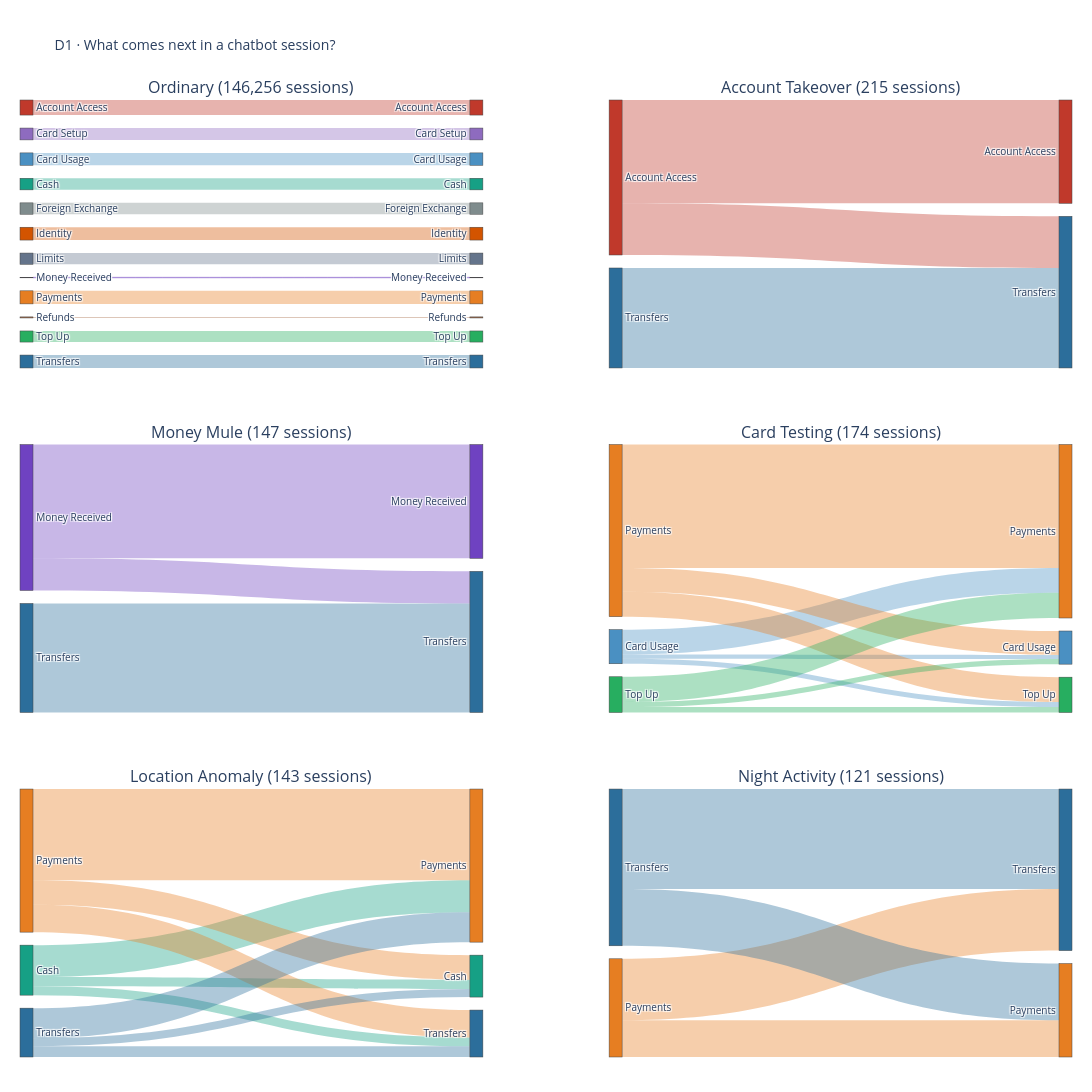

This figure's notebook cell:
### Code cell
STAGE_COLORS = {
    "account_access": "#c0392b", "transfers": "#2c6e9b", "payments": "#e67e22",
    "card_setup": "#8e6bbf", "card_usage": "#4a90c2", "cash": "#16a085",
    "top_up": "#27ae60", "identity": "#d35400", "refunds": "#a66a44",
    "foreign_exchange": "#7f8c8d", "limits": "#64748b", "money_received": "#6f42c1",
}
def stage_label(s):
    return s.replace("_", " ").title()

session_counts = ordered.groupby("session_id").first().assign(
    group=lambda f: np.where(f["is_fraud"], f["fraud_pattern"], "ordinary"))[
        "group"].value_counts().to_dict()
titles = [f"{group.replace('_', ' ').title()} ({session_counts[group]:,} sessions)"
          for group in GROUPS]
fig = make_subplots(rows=3, cols=2,
    specs=[[{"type": "sankey"}, {"type": "sankey"}] for _ in range(3)],
    subplot_titles=titles, horizontal_spacing=0.12, vertical_spacing=0.08)
for panel, group in enumerate(GROUPS):
    row, col = divmod(panel, 2)
    links = transition_counts[transition_counts.group == group].copy()
    # Ordinary sessions are numerous; retain their 15 most common stage transitions.
    if group == "ordinary":
        links = links.nlargest(15, "n")
    stages = sorted(set(links.journey_stage) | set(links.next_stage))
    idx = {stage: i for i, stage in enumerate(stages)}
    n_stages = len(stages)
    colors = [STAGE_COLORS.get(stage, "#7f8c8d") for stage in stages]
    link_colors = [f"rgba({int(colors[idx[s]][1:3], 16)},"
                   f"{int(colors[idx[s]][3:5], 16)},"
                   f"{int(colors[idx[s]][5:7], 16)},0.38)"
                   for s in links.journey_stage]
    fig.add_trace(go.Sankey(
        arrangement="snap",
        node=dict(label=[stage_label(s) for s in stages] * 2,
                  color=colors * 2, pad=13, thickness=13),
        link=dict(source=[idx[s] for s in links.journey_stage],
                  target=[n_stages + idx[s] for s in links.next_stage],
                  value=links.n.tolist(),
                  color=link_colors,
                  customdata=[f"{stage_label(a)} → {stage_label(b)}" for a, b in
                              zip(links.journey_stage, links.next_stage)],
                  hovertemplate="%{customdata}<br>%{value:,} transitions<extra></extra>"),
        valueformat=",d"), row=row + 1, col=col + 1)
fig.update_layout(title="D1 · What comes next in a chatbot session?",
                  font=dict(size=10), width=2100, height=1800,
                  margin=dict(l=20, r=20, t=100, b=35))
fig.show()
fig.write_image(FIG_DIR / "D1_intent_sequence_sankey.png", scale=1.5)
print("Saved", FIG_DIR / "D1_intent_sequence_sankey.png")

### Figure 1 — Plotly figure (JSON) as saved in the notebook; plotly's stock layout.template omitted (floating-point values rounded to 4 significant figures)
{"data": [{"arrangement": "snap", "domain": {"x": [0, 0.44], "y": [0.72, 1]}, "link": {"color": ["rgba(192,57,43,0.38)", "rgba(230,126,34,0.38)", "rgba(44,110,155,0.38)", "rgba(211,84,0,0.38)", "rgba(74,144,194,0.38)", "rgba(142,107,191,0.38)", "rgba(22,160,133,0.38)", "rgba(127,140,141,0.38)", "rgba(100,116,139,0.38)", "rgba(39,174,96,0.38)", "rgba(166,106,68,0.38)", "rgba(111,66,193,0.38)"], "customdata": ["Account Access → Account Access", "Payments → Payments", "Transfers → Transfers", "Identity → Identity", "Card Usage → Card Usage", "Card Setup → Card Setup", "Cash → Cash", "Foreign Exchange → Foreign Exchange", "Limits → Limits", "Top Up → Top Up", "Refunds → Refunds", "Money Received → Money Received"], "hovertemplate": "%{customdata}<br>%{value:,} transitions<extra></extra>", "source": [0, 8, 11, 5, 2, 1, 3, 4, 6, 10, 9, 7], "target": [12, 20, 23, 17, 14, 13, 15, 16, 18, 22, 21, 19], "value": [41852, 36347, 35869, 35655, 34414, 32905, 32199, 31611, 31193, 30843, 2957, 1482]}, "node": {"color": ["#c0392b", "#8e6bbf", "#4a90c2", "#16a085", "#7f8c8d", "#d35400", "#64748b", "#6f42c1", "#e67e22", "#a66a44", "#27ae60", "#2c6e9b", "#c0392b", "#8e6bbf", "#4a90c2", "#16a085", "#7f8c8d", "#d35400", "#64748b", "#6f42c1", "#e67e22", "#a66a44", "#27ae60", "#2c6e9b"], "label": ["Account Access", "Card Setup", "Card Usage", "Cash", "Foreign Exchange", "Identity", "Limits", "Money Received", "Payments", "Refunds", "Top Up", "Transfers", "Account Access", "Card Setup", "Card Usage", "Cash", "Foreign Exchange", "Identity", "Limits", "Money Received", "Payments", "Refunds", "Top Up", "Transfers"], "pad": 13, "thickness": 13}, "type": "sankey", "valueformat": ",d"}, {"arrangement": "snap", "domain": {"x": [0.56, 1], "y": [0.72, 1]}, "link": {"color": ["rgba(192,57,43,0.38)", "rgba(192,57,43,0.38)", "rgba(44,110,155,0.38)"], "customdata": ["Account Access → Account Access", "Account Access → Transfers", "Transfers → Transfers"], "hovertemplate": "%{customdata}<br>%{value:,} transitions<extra></extra>", "source": [0, 0, 1], "target": [2, 3, 3], "value": [430, 215, 416]}, "node": {"color": ["#c0392b", "#2c6e9b", "#c0392b", "#2c6e9b"], "label": ["Account Access", "Transfers", "Account Access", "Transfers"], "pad": 13, "thickness": 13}, "type": "sankey", "valueformat": ",d"}, {"arrangement": "snap", "domain": {"x": [0, 0.44], "y": [0.36, 0.64]}, "link": {"color": ["rgba(111,66,193,0.38)", "rgba(111,66,193,0.38)", "rgba(44,110,155,0.38)"], "customdata": ["Money Received → Money Received", "Money Received → Transfers", "Transfers → Transfers"], "hovertemplate": "%{customdata}<br>%{value:,} transitions<extra></extra>", "source": [0, 0, 1], "target": [2, 3, 3], "value": [521, 147, 499]}, "node": {"color": ["#6f42c1", "#2c6e9b", "#6f42c1", "#2c6e9b"], "label": ["Money Received", "Transfers", "Money Received", "Transfers"], "pad": 13, "thickness": 13}, "type": "sankey", "valueformat": ",d"}, {"arrangement": "snap", "domain": {"x": [0.56, 1], "y": [0.36, 0.64]}, "link": {"color": ["rgba(74,144,194,0.38)", "rgba(74,144,194,0.38)", "rgba(74,144,194,0.38)", "rgba(230,126,34,0.38)", "rgba(230,126,34,0.38)", "rgba(230,126,34,0.38)", "rgba(39,174,96,0.38)", "rgba(39,174,96,0.38)", "rgba(39,174,96,0.38)"], "customdata": ["Card Usage → Card Usage", "Card Usage → Payments", "Card Usage → Top Up", "Payments → Card Usage", "Payments → Payments", "Payments → Top Up", "Top Up → Card Usage", "Top Up → Payments", "Top Up → Top Up"], "hovertemplate": "%{customdata}<br>%{value:,} transitions<extra></extra>", "source": [0, 0, 0, 1, 1, 1, 2, 2, 2], "target": [3, 4, 5, 3, 4, 5, 3, 4, 5], "value": [31, 185, 38, 178, 919, 185, 38, 188, 40]}, "node": {"color": ["#4a90c2", "#e67e22", "#27ae60", "#4a90c2", "#e67e22", "#27ae60"], "label": ["Card Usage", "Payments", "Top Up", "Card Usage", "Payments", "Top Up"], "pad": 13, "thickness": 13}, "type": "sankey", "valueformat": ",d"}, {"arrangement": "snap", "domain": {"x": [0, 0.44], "y": [0, 0.28]}, "link": {"color": ["rgba(22,160,133,0.38)", "rgba(22,160,133,0.38)", "rgba(22,160,133,0.38)", "rgba(230,126,34,0.38)", "rgba(230,126,34,0.38)", "rgba(230,126,34,0.38)", "rgba(44,110,155,0.38)", "rgba(44,110,155,0.38)", "rgba(44,110,155,0.38)"], "customdata": ["Cash → Cash", "Cash → Payments", "Cash → Transfers", "Payments → Cash", "Payments → Payments", "Payments → Transfers", "Transfers → Cash", "Transfers → Payments", "Transfers → Transfers"], "hovertemplate": "%{customdata}<br>%{value:,} transitions<extra></extra>", "source": [0, 0, 0, 1, 1, 1, 2, 2, 2], "target": [3, 4, 5, 3, 4, 5, 3, 4, 5], "value": [24, 83, 23, 64, 237, 71, 21, 78, 28]}, "node": {"color": ["#16a085", "#e67e22", "#2c6e9b", "#16a085", "#e67e22", "#2c6e9b"], "label": ["Cash", "Payments", "Transfers", "Cash", "Payments", "Transfers"], "pad": 13, "thickness": 13}, "type": "sankey", "valueformat": ",d"}, {"arrangement": "snap", "domain": {"x": [0.56, 1], "y": [0, 0.28]}, "link": {"color": ["rgba(230,126,34,0.38)", "rgba(230,126,34,0.38)", "rgba(44,110,155,0.38)", "rgba(44,110,155,0.38)"], "customdata": ["Payments → Payments", "Payments → Transfers", "Transfers → Payments", "Transfers → Transfers"], "hovertemplate": "%{customdata}<br>%{value:,} transitions<extra></extra>", "source": [0, 0, 1, 1], "target": [2, 3, 2, 3], "value": [138, 231, 213, 376]}, "node": {"color": ["#e67e22", "#2c6e9b", "#e67e22", "#2c6e9b"], "label": ["Payments", "Transfers", "Payments", "Transfers"], "pad": 13, "thickness": 13}, "type": "sankey", "valueformat": ",d"}], "layout": {"annotations": [{"font": {"size": 16}, "showarrow": false, "text": "Ordinary (146,256 sessions)", "x": 0.22, "xanchor": "center", "xref": "paper", "y": 1, "yanchor": "bottom", "yref": "paper"}, {"font": {"size": 16}, "showarrow": false, "text": "Account Takeover (215 sessions)", "x": 0.78, "xanchor": "center", "xref": "paper", "y": 1, "yanchor": "bottom", "yref": "paper"}, {"font": {"size": 16}, "showarrow": false, "text": "Money Mule (147 sessions)", "x": 0.22, "xanchor": "center", "xref": "paper", "y": 0.64, "yanchor": "bottom", "yref": "paper"}, {"font": {"size": 16}, "showarrow": false, "text": "Card Testing (174 sessions)", "x": 0.78, "xanchor": "center", "xref": "paper", "y": 0.64, "yanchor": "bottom", "yref": "paper"}, {"font": {"size": 16}, "showarrow": false, "text": "Location Anomaly (143 sessions)", "x": 0.22, "xanchor": "center", "xref": "paper", "y": 0.28, "yanchor": "bottom", "yref": "paper"}, {"font": {"size": 16}, "showarrow": false, "text": "Night Activity (121 sessions)", "x": 0.78, "xanchor": "center", "xref": "paper", "y": 0.28, "yanchor": "bottom", "yref": "paper"}], "font": {"size": 10}, "height": 1800, "margin": {"b": 35, "l": 20, "r": 20, "t": 100}, "title": {"text": "D1 · What comes next in a chatbot session?"}, "width": 2100}}
